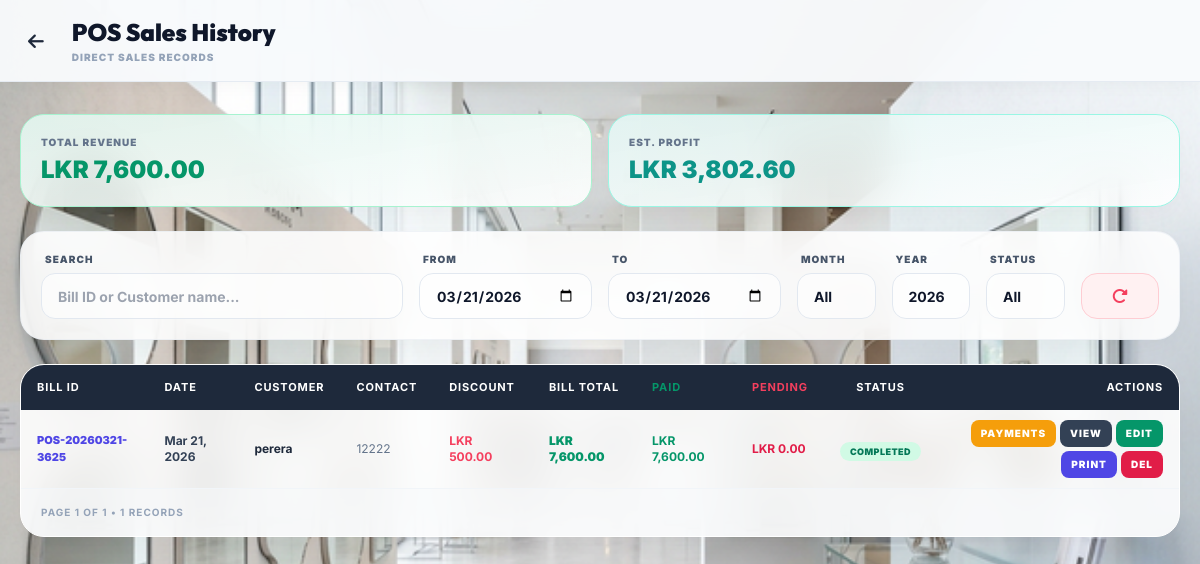
The app's page /admin/pos_sales_history.php (signed in) with its own data.
### tables this page shows
CREATE TABLE IF NOT EXISTS pos_sales (
    id INT AUTO_INCREMENT PRIMARY KEY,
    bill_id VARCHAR(20) NOT NULL UNIQUE,
    sale_date DATE NOT NULL,
    customer_id INT DEFAULT NULL,
    created_by INT NOT NULL,
    subtotal DECIMAL(15, 2) DEFAULT 0.00,
    item_discount DECIMAL(15, 2) DEFAULT 0.00,
    bill_discount DECIMAL(15, 2) DEFAULT 0.00,
    bill_discount_type VARCHAR(20) DEFAULT NULL,
    grand_total DECIMAL(15, 2) DEFAULT 0.00,
    payment_method ENUM('Cash', 'Account Transfer', 'Cheque', 'Card', 'Later Payment', 'Multiple') DEFAULT 'Cash',
    payment_status ENUM('pending', 'completed') DEFAULT 'pending',
    notes TEXT DEFAULT NULL,
    created_at TIMESTAMP DEFAULT CURRENT_TIMESTAMP,
    updated_at TIMESTAMP DEFAULT CURRENT_TIMESTAMP ON UPDATE CURRENT_TIMESTAMP,
    FOREIGN KEY (customer_id) REFERENCES customers(id) ON DELETE SET NULL,
    FOREIGN KEY (created_by) REFERENCES users(id)
);

CREATE TABLE IF NOT EXISTS customers (
    id INT AUTO_INCREMENT PRIMARY KEY,
    name VARCHAR(100) NOT NULL,
    contact_number VARCHAR(15),
    address TEXT,
    created_at TIMESTAMP DEFAULT CURRENT_TIMESTAMP
);

### admin/pos_sales_history.php (the view, shortened to what this page needs)
<?php
require_once '../config.php';
$search     = trim($_GET['search'] ?? '');
$start_date = $_GET['start_date'] ?? date('Y-m-d');
$end_date   = $_GET['end_date']   ?? date('Y-m-d');
$filter_month = $_GET['filter_month'] ?? '';
$filter_year  = $_GET['filter_year']  ?? '';
$page       = max(1,(int)($_GET['page'] ?? 1));
$limit      = 8;
$offset     = ($page-1)*$limit;
$where  = [];
$params = [];
if ($filter_month && $filter_year && !$_GET['start_date']) {
    $where[] = "MONTH(ps.sale_date)=? AND YEAR(ps.sale_date)=?";
    $params[] = $filter_month; $params[] = $filter_year;
} else {
    if ($start_date) { $where[] = "ps.sale_date >= ?"; $params[] = $start_date; }
    if ($end_date)   { $where[] = "ps.sale_date <= ?"; $params[] = $end_date; }
}
$whereClause = $where ? "WHERE ".implode(" AND ",$where) : "";
$baseQ = "SELECT ps.*, c.name as customer_name, c.contact_number,
    (SELECT COALESCE(SUM(amount),0) FROM pos_sale_payments WHERE sale_id=ps.id) as total_paid
    FROM pos_sales ps LEFT JOIN customers c ON ps.customer_id=c.id
    $whereClause";
$count = $pdo->prepare("SELECT COUNT(*) FROM ($baseQ) as t");
$count->execute($params);
$total_records = (int)$count->fetchColumn();
$total_pages = max(1, ceil($total_records/$limit));
$sales = $pdo->prepare("$baseQ ORDER BY ps.id DESC LIMIT $limit OFFSET $offset");
$sales->execute($params);
$sales = $sales->fetchAll(PDO::FETCH_ASSOC);
$statsParams = $params;
$statsBase = "SELECT COALESCE(SUM(ps.grand_total),0) as revenue,
    COALESCE(SUM(ps.grand_total - ps.item_discount - ps.bill_discount),0) as net,
    COALESCE(SUM((SELECT SUM(psi.qty * psi.cost_price) FROM pos_sale_items psi WHERE psi.sale_id=ps.id)),0) as cost
    FROM pos_sales ps LEFT JOIN customers c ON ps.customer_id=c.id $whereClause";
$statsR = $pdo->prepare($statsBase);
$statsR->execute($statsParams);
$stats = $statsR->fetch(PDO::FETCH_ASSOC);
$revenue = (float)$stats['revenue'];
$profit  = $revenue - (float)$stats['cost'];
?>
<!DOCTYPE html>
<html lang="en">
<head>
    <script src="https://cdn.tailwindcss.com"></script>
    <link rel="stylesheet" href="https://cdnjs.cloudflare.com/ajax/libs/font-awesome/6.4.0/css/all.min.css">
</head>
<body class="flex flex-col pb-12">
<header class="glass-header sticky top-0 z-40 py-4">
    <div class="px-5 flex items-center justify-between">
        <div class="flex items-center space-x-3 md:space-x-5">
            <a href="pos.php" class="text-slate-800 hover:text-cyan-600 p-2 rounded-2xl hover:bg-slate-100 transition-colors">
                <i class="fa-solid fa-arrow-left text-lg"></i>
            </a>
            <div>
                <h1 class="text-xl md:text-2xl font-black text-slate-900 font-['Outfit']">POS Sales History</h1>
                <p class="hidden md:block text-[10px] uppercase font-black text-slate-400 tracking-widest mt-0.5">Direct Sales Records</p>
            </div>
        </div>
    </div>
</header>
<main class="px-5 py-8 w-full">
    <div class="grid grid-cols-2 gap-4 mb-6">
        <div class="glass-card p-5 bg-gradient-to-br from-emerald-500/10 to-transparent border-emerald-200">
            <p class="text-[10px] uppercase font-black text-slate-500 tracking-widest mb-1">Total Revenue</p>
            <h2 class="text-2xl font-black text-emerald-600">LKR <?php echo number_format($revenue,2); ?></h2>
        </div>
        <div class="glass-card p-5 bg-gradient-to-br from-teal-500/10 to-transparent border-teal-200">
            <p class="text-[10px] uppercase font-black text-slate-500 tracking-widest mb-1">Est. Profit</p>
            <h2 class="text-2xl font-black text-teal-600">LKR <?php echo number_format($profit,2); ?></h2>
        </div>
    </div>
    <div class="glass-card p-5 mb-6 border-slate-200/50">
        <form method="GET" id="filterForm" class="grid grid-cols-2 md:grid-cols-12 gap-4 items-end">
            <div class="col-span-2 md:col-span-4 relative">
                <label class="text-[10px] uppercase font-black text-slate-600 mb-1.5 ml-1 block tracking-widest">Search</label>
                <input type="text" name="search" value="<?php echo htmlspecialchars($search); ?>" placeholder="Bill ID or Customer name..." class="input-glass w-full h-[46px]" oninput="autoSubmit()">
            </div>
            <div class="md:col-span-2">
                <label class="text-[10px] uppercase font-black text-slate-600 mb-1.5 ml-1 block tracking-widest">From</label>
                <input type="date" name="start_date" value="<?php echo htmlspecialchars($start_date); ?>" class="input-glass w-full h-[46px]" onchange="this.form.submit()">
            </div>
            <div class="md:col-span-2">
                <label class="text-[10px] uppercase font-black text-slate-600 mb-1.5 ml-1 block tracking-widest">To</label>
                <input type="date" name="end_date" value="<?php echo htmlspecialchars($end_date); ?>" class="input-glass w-full h-[46px]" onchange="this.form.submit()">
            </div>
            <div class="md:col-span-1">
                <label class="text-[10px] uppercase font-black text-slate-600 mb-1.5 ml-1 block tracking-widest">Month</label>
                <select name="filter_month" class="input-glass w-full h-[46px] appearance-none cursor-pointer" onchange="this.form.submit()">
                    <option value="">All</option>
                </select>
            </div>
            <div class="md:col-span-1">
                <label class="text-[10px] uppercase font-black text-slate-600 mb-1.5 ml-1 block tracking-widest">Year</label>
                <select name="filter_year" class="input-glass w-full h-[46px] appearance-none cursor-pointer" onchange="this.form.submit()">
                    <?php for($y=date('Y');$y>=2024;$y--): ?>
                    <option value="<?php echo $y; ?>" <?php echo $filter_year==$y?'selected':''; ?>><?php echo $y; ?></option>
                    <?php endfor; ?>
                </select>
            </div>
            <div class="md:col-span-1">
                <label class="text-[10px] uppercase font-black text-slate-600 mb-1.5 ml-1 block tracking-widest">Status</label>
                <select name="status" class="input-glass w-full h-[46px] appearance-none cursor-pointer" onchange="this.form.submit()">
                    <option value="">All</option>
                </select>
            </div>
            <div class="md:col-span-1">
                <a href="pos_sales_history.php" class="w-full h-[46px] bg-rose-50 text-rose-500 rounded-2xl hover:bg-rose-100 transition-all flex items-center justify-center border border-rose-200">
                    <i class="fa-solid fa-rotate-right"></i>
                </a>
            </div>
        </form>
    </div>
    <div class="glass-card overflow-hidden">
        <div class="overflow-x-auto">
            <table class="w-full text-left">
                <thead>
                    <tr class="table-header">
                        <th class="px-4 py-3.5">Bill ID</th>
                        <th class="px-4 py-3.5">Date</th>
                        <th class="px-4 py-3.5">Customer</th>
                        <th class="px-4 py-3.5">Contact</th>
                        <th class="px-4 py-3.5">Discount</th>
                        <th class="px-4 py-3.5">Bill Total</th>
                        <th class="px-4 py-3.5 text-emerald-600">Paid</th>
                        <th class="px-4 py-3.5 text-rose-500">Pending</th>
                        <th class="px-4 py-3.5 text-center">Status</th>
                        <th class="px-4 py-3.5 text-right">Actions</th>
                    </tr>
                </thead>
                <tbody class="divide-y divide-slate-100">
                    <?php foreach($sales as $s): ?>
                    <tr class="hover:bg-slate-50/50 transition-colors">
                        <td class="px-4 py-3 font-black text-indigo-600 text-[11px]"><?php echo htmlspecialchars($s['bill_id']); ?></td>
                        <td class="px-4 py-3 font-bold text-slate-700 text-xs"><?php echo date('M d, Y',strtotime($s['sale_date'])); ?></td>
                        <td class="px-4 py-3 font-bold text-slate-800 text-xs"><?php echo htmlspecialchars($s['customer_name'] ?: 'Walk-in'); ?></td>
                        <td class="px-4 py-3 text-slate-500 text-xs"><?php echo htmlspecialchars($s['contact_number'] ?: '—'); ?></td>
                        <td class="px-4 py-3 font-bold text-rose-500 text-xs">LKR <?php echo number_format((float)$s['item_discount']+(float)$s['bill_discount'],2); ?></td>
                        <td class="px-4 py-3 font-black text-emerald-600 text-xs">LKR <?php echo number_format($s['grand_total'],2); ?></td>
                        <td class="px-4 py-3 font-bold text-emerald-600 text-xs">LKR <?php echo number_format($s['total_paid'], 2); ?></td>
                        <td class="px-4 py-3 font-bold text-rose-600 text-xs">LKR <?php echo number_format($s['grand_total'] - $s['total_paid'], 2); ?></td>
                        <td class="px-4 py-3 text-center">
                            <?php $sc = $s['payment_status']==='completed' ? 'bg-emerald-100 text-emerald-700' : 'bg-amber-100 text-amber-700'; ?>
                            <span class="px-2.5 py-1 rounded-full text-[9px] font-black uppercase tracking-wider <?php echo $sc; ?>"><?php echo $s['payment_status']; ?></span>
                        </td>
                        <td class="px-4 py-2.5 text-right">
                            <div class="flex items-center justify-end gap-1 flex-wrap">
                                <button onclick="openHistory(<?php echo $s['id']; ?>, '<?php echo addslashes($s['customer_name'] ?: 'Walk-in'); ?>', <?php echo (float)$s['grand_total'] - (float)$s['total_paid']; ?>)" class="bg-amber-500 hover:bg-black text-white px-2.5 py-1.5 rounded-lg text-[10px] font-black uppercase tracking-widest transition-all">Payments</button>
                                <button onclick="viewSale(<?php echo $s['id']; ?>)" class="bg-slate-700 hover:bg-black text-white px-2.5 py-1.5 rounded-lg text-[10px] font-black uppercase tracking-widest transition-all">View</button>
                                <button onclick="editSale(<?php echo $s['id']; ?>)" class="bg-emerald-600 hover:bg-emerald-800 text-white px-2.5 py-1.5 rounded-lg text-[10px] font-black uppercase tracking-widest transition-all">Edit</button>
                                <button onclick="printSale(<?php echo $s['id']; ?>)" class="bg-indigo-600 hover:bg-indigo-800 text-white px-2.5 py-1.5 rounded-lg text-[10px] font-black uppercase tracking-widest transition-all">Print</button>
                                <button onclick="deleteSale(<?php echo $s['id']; ?>, '<?php echo htmlspecialchars($s['bill_id']); ?>')" class="bg-rose-600 hover:bg-rose-800 text-white px-2.5 py-1.5 rounded-lg text-[10px] font-black uppercase tracking-widest transition-all">Del</button>
                            </div>
                        </td>
                    </tr>
                    <?php endforeach; ?>
                </tbody>
            </table>
        </div>
        <div class="px-5 py-4 bg-slate-50/50 border-t border-slate-100 flex items-center justify-between">
            <p class="text-[10px] font-bold text-slate-400 uppercase tracking-widest">Page <?php echo $page; ?> of <?php echo $total_pages; ?> &bull; <?php echo $total_records; ?> records</p>
        </div>
    </div>
</main>
</body>
</html>

### admin/pos_sales_history.php (style rules this page uses)
body { font-family: 'Inter', sans-serif; background: url('../assests/glass_bg.png') no-repeat center center fixed; background-size: cover; color: #1e293b; min-height: 100vh; }
.glass-header { background: rgba(248,250,252,0.96); backdrop-filter: blur(20px); border-bottom: 1px solid rgba(226,232,240,0.8); box-shadow: 0 4px 20px -5px rgba(0,0,0,0.05); }
.glass-card { background: rgba(255,255,255,0.88); backdrop-filter: blur(20px); border: 1px solid white; border-radius: 24px; box-shadow: 0 10px 30px -5px rgba(0,0,0,0.04); }
.input-glass { background: rgba(255,255,255,0.6); border: 1px solid #e2e8f0; padding: 10px 16px; border-radius: 14px; outline: none; transition: all 0.3s; font-size: 14px; font-weight: 700; color: #0f172a; }
.table-header { background: #1e293b; color: white; font-size: 11px; text-transform: uppercase; letter-spacing: 0.08em; }

### records on screen
pos_sales: bill "POS-20260321-3625", sale_date "Mar 21, 2026", customer.name "perera", customer.contact_number "12222", (float)$s['item_discount']+(float)$s['bill_discount'] "500.00", grand_total "7,600.00", total_paid "7,600.00", total_paid "0.00", payment_status "COMPLETED"

### other values on screen
$revenue "7,600.00"
$profit "3,802.60"
$page "1"
$total_pages "1"
$total_records "1"
form field filter_year "2026"
